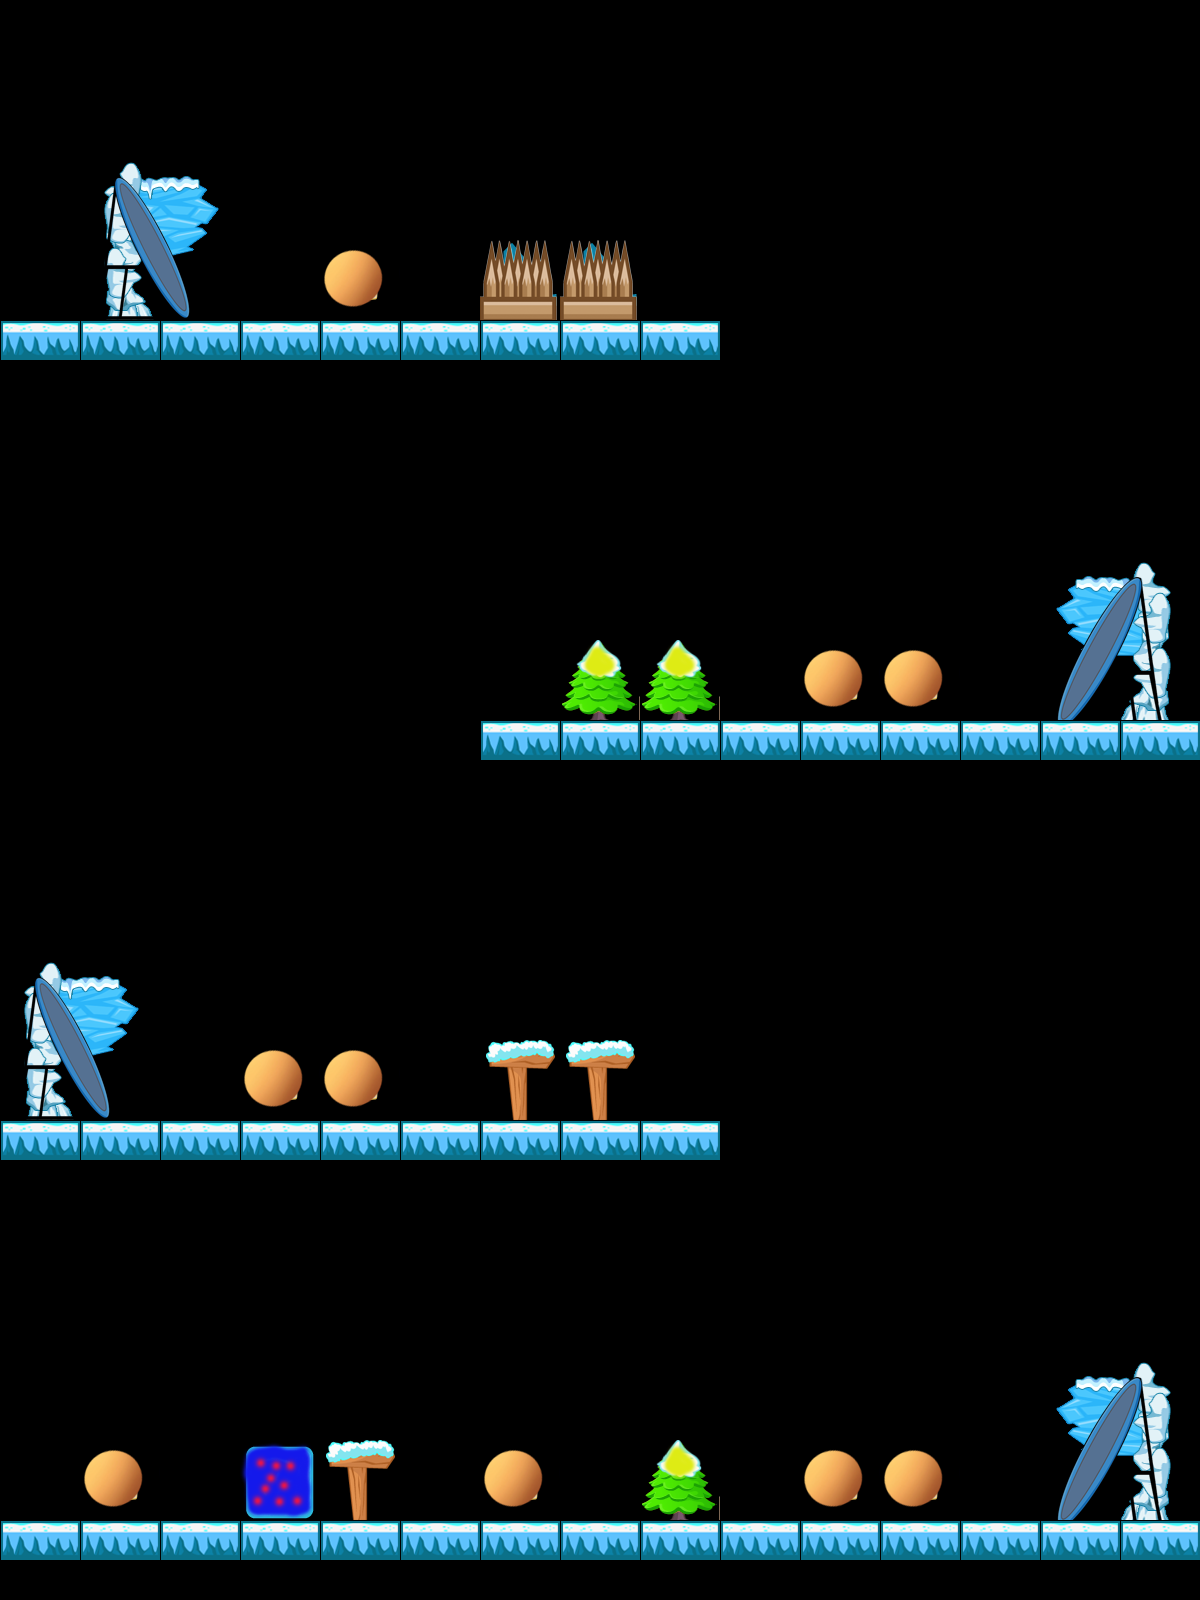

Below is a game level as drawn by its tile map, then a one-line description and the .tmx that defines it (tile-layer data replaced by summaries):
An orthogonal 15x20 tile map with 80x80 px tiles, 1 tile layer (Level).

<map version="1.0" orientation="orthogonal" width="15" height="20" tilewidth="80" tileheight="80">
 <properties>
  <property name="StartDirection" value="0" />
 </properties>
 <tileset firstgid="1" name="Untitled" tilewidth="80" tileheight="80">
  <image source="tileset3.png" width="640" height="320" />
 </tileset>
 <layer name="Level" width="15" height="20">
  <data>[300 cells, 77 non-empty, 15 distinct tile ids]</data>
 </layer>
</map>
